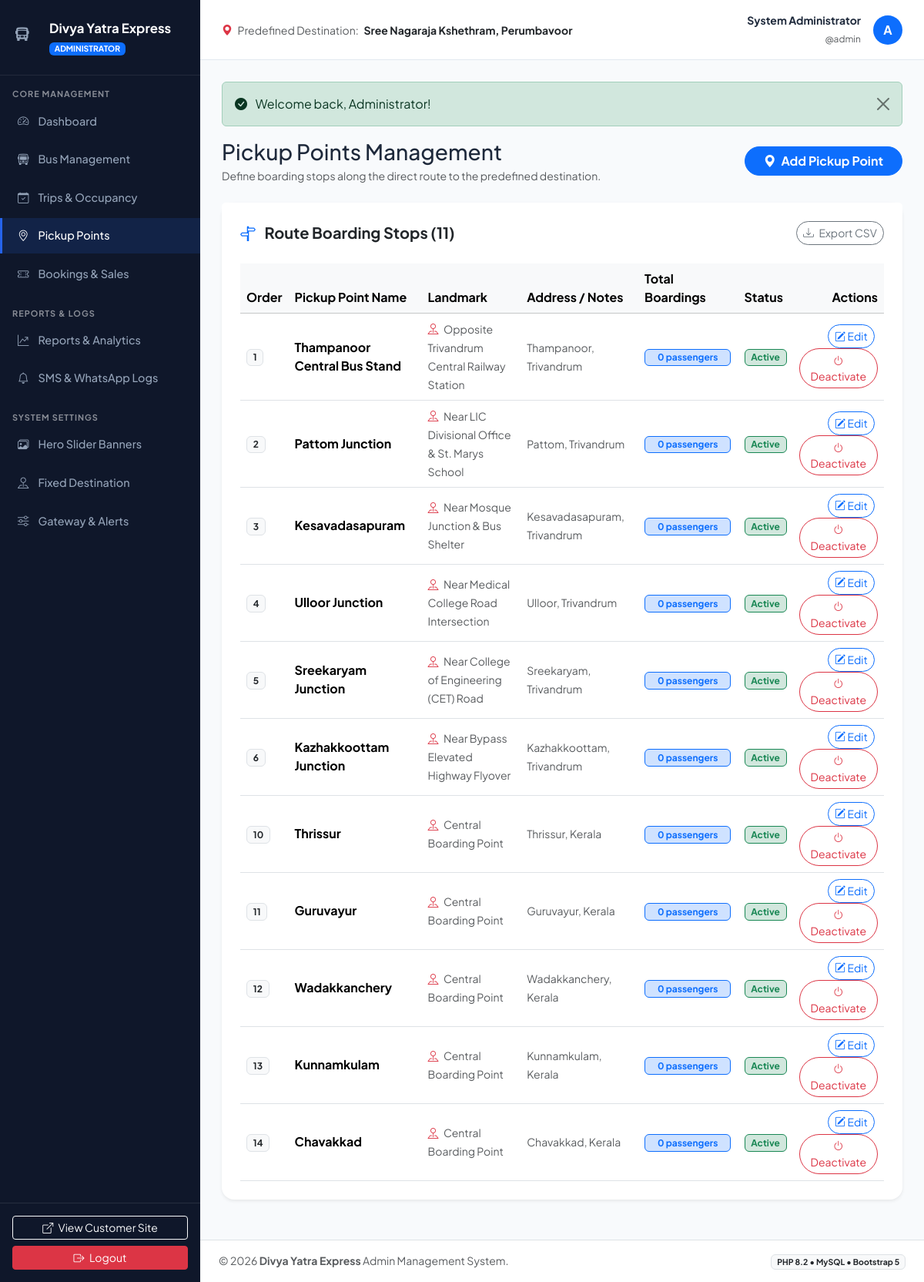
The app's page /admin/pickups.php (signed in) with its own data.
### tables this page shows
CREATE TABLE `settings` (
  `id` int(11) NOT NULL AUTO_INCREMENT,
  `destination_name` varchar(255) NOT NULL,
  `destination_landmark` varchar(255) DEFAULT NULL,
  `destination_address` text DEFAULT NULL,
  `destination_contact` varchar(50) DEFAULT NULL,
  `occupancy_threshold` decimal(5,2) NOT NULL DEFAULT 70.00,
  `admin_alert_phone` varchar(20) NOT NULL DEFAULT '+919876543210',
  `admin_alert_email` varchar(100) NOT NULL DEFAULT 'admin@busbooking.local',
  `payment_gateway_mode` enum('sandbox','live') NOT NULL DEFAULT 'sandbox',
  `razorpay_key_id` varchar(100) DEFAULT 'rzp_test_sampleKey123',
  `razorpay_key_secret` varchar(100) DEFAULT 'rzp_test_sampleSecret456',
  `notification_mode` enum('simulation','api') NOT NULL DEFAULT 'simulation',
  `sms_provider` varchar(50) NOT NULL DEFAULT 'simulation',
  `sms_api_key` varchar(255) DEFAULT NULL,
  `sms_sender_id` varchar(20) DEFAULT 'BUSTRV',
  `whatsapp_provider` varchar(50) NOT NULL DEFAULT 'simulation',
  `whatsapp_api_token` text DEFAULT NULL,
  `whatsapp_phone_number_id` varchar(100) DEFAULT NULL,
  `currency_symbol` varchar(10) NOT NULL DEFAULT '₹',
  `currency_code` varchar(10) NOT NULL DEFAULT 'INR',
  `updated_at` timestamp NOT NULL DEFAULT current_timestamp() ON UPDATE current_timestamp(),
  `hero_title` varchar(255) DEFAULT 'Divya Darshan Yatra to Sri Padmanabhaswamy Temple',
  `hero_subtitle` text DEFAULT NULL,
  `hero_badge_text` varchar(150) DEFAULT 'ॐ Om Namo Narayanaya • Sacred Temple Pilgrimage',
  `hero_image_url` varchar(255) DEFAULT NULL,
  `hero_btn_text` varchar(100) DEFAULT 'Explore Yatra Buses',
  `hero_btn_link` varchar(255) DEFAULT '#available-buses',
  `temple_darshan_info` text DEFAULT NULL,
  PRIMARY KEY (`id`)
);

CREATE TABLE `pickup_points` (
  `id` int(11) NOT NULL AUTO_INCREMENT,
  `name` varchar(150) NOT NULL,
  `landmark` varchar(255) DEFAULT NULL,
  `address` text DEFAULT NULL,
  `display_order` int(11) NOT NULL DEFAULT 0,
  `is_active` tinyint(1) NOT NULL DEFAULT 1,
  `created_at` timestamp NOT NULL DEFAULT current_timestamp(),
  PRIMARY KEY (`id`)
);

### config/config.php (called while the page is built, shortened)
<?php
function getSystemSettings() {
    static $settings = null;
    if ($settings === null) {
        try {
            $db = getDB();
            $stmt = $db->query("SELECT * FROM `settings` WHERE id = 1 LIMIT 1");
            $settings = $stmt->fetch();
        } catch (Exception $e) {
            $settings = [
                'destination_name' => 'Sri Padmanabhaswamy Mahakshetram, Trivandrum',
                'destination_landmark' => 'East Nada (Kizhakkekotta) Main Gopuram Arrival Bay',
                'destination_address' => 'West Nada, Fort, East Fort, Pazhavangadi, Thiruvananthapuram, Kerala 695023',
                'destination_contact' => '+91 94470 10808 / +91 98470 12345',
                'occupancy_threshold' => 70.00,
                'admin_alert_phone' => '+91 98765 43210',
                'admin_alert_email' => 'admin@busbooking.local',
                'payment_gateway_mode' => 'sandbox',
                'notification_mode' => 'simulation',
                'currency_symbol' => '₹',
                'currency_code' => 'INR'
            ];
        }
    }
    return $settings;
}
$GLOBALS['SETTINGS'] = getSystemSettings();

### includes/auth.php (called while the page is built, shortened)
<?php
require_once __DIR__ . '/../config/config.php';
require_once __DIR__ . '/functions.php';
class AuthService {
    public static function getAdmin() {
        return $_SESSION['admin'] ?? null;
    }
}

### includes/functions.php (called while the page is built, shortened)
<?php
require_once __DIR__ . '/../config/config.php';
function getFlash($type) {
    if (isset($_SESSION['flash'][$type])) {
        $msg = $_SESSION['flash'][$type];
        return $msg;
    }
    return null;
}
function hasFlash($type) {
    return isset($_SESSION['flash'][$type]);
}

### admin/pickups.php (the view, shortened to what this page needs)
<?php
require_once __DIR__ . '/includes/header.php';
$db = getDB();
$pickupPoints = $db->query("
    SELECT p.*,
           (SELECT COUNT(*) FROM `bookings` b WHERE b.pickup_point_id = p.id AND b.booking_status = 'confirmed') as total_boardings
    FROM `pickup_points` p
    ORDER BY p.display_order ASC, p.id ASC
")->fetchAll();
?>
<div class="d-flex justify-content-between align-items-center flex-wrap gap-3 mb-4">
    <div>
        <h3 class="fw-extrabold text-navy mb-1">Pickup Points Management</h3>
        <p class="text-muted small mb-0">Define boarding stops along the direct route to the predefined destination.</p>
    </div>
    <button type="button" class="btn btn-primary rounded-pill px-4 fw-bold" data-bs-toggle="modal" data-bs-target="#pickupModal">
        <i class="bi bi-geo-alt-fill me-1"></i> Add Pickup Point
    </button>
</div>
<div class="card border-0 shadow-sm rounded-4 mb-4">
    <div class="card-header bg-white border-0 pt-4 px-4 pb-0 d-flex justify-content-between align-items-center">
        <h5 class="fw-bold mb-0"><i class="bi bi-signpost-split text-primary me-2"></i> Route Boarding Stops (<?= count($pickupPoints) ?>)</h5>
        <button class="btn btn-sm btn-outline-secondary rounded-pill" onclick="exportTableToCSV('pickupTable', 'pickup_points.csv')">
            <i class="bi bi-download me-1"></i> Export CSV
        </button>
    </div>
    <div class="card-body p-4">
        <div class="table-responsive">
            <table class="table table-hover align-middle mb-0" id="pickupTable">
                <thead class="table-light">
                    <tr>
                        <th>Order</th>
                        <th>Pickup Point Name</th>
                        <th>Landmark</th>
                        <th>Address / Notes</th>
                        <th>Total Boardings</th>
                        <th>Status</th>
                        <th class="text-end no-export">Actions</th>
                    </tr>
                </thead>
                <tbody>
                    <?php if (empty($pickupPoints)): ?>
                        <tr><td colspan="7" class="text-center py-4 text-muted">No pickup points added yet.</td></tr>
                    <?php else: ?>
                        <?php foreach ($pickupPoints as $p): ?>
                            <tr>
                                <td><span class="badge bg-light text-dark border"><?= $p['display_order'] ?></span></td>
                                <td>
                                    <strong class="text-navy"><?= htmlspecialchars($p['name']) ?></strong>
                                </td>
                                <td>
                                    <span class="text-muted small"><i class="bi bi-pin-map me-1 text-danger"></i> <?= htmlspecialchars($p['landmark'] ?? 'N/A') ?></span>
                                </td>
                                <td>
                                    <span class="small text-muted"><?= htmlspecialchars($p['address'] ?? '-') ?></span>
                                </td>
                                <td>
                                    <span class="badge bg-primary-subtle text-primary border border-primary px-3"><?= $p['total_boardings'] ?> passengers</span>
                                </td>
                                <td>
                                    <?php if ($p['is_active']): ?>
                                        <span class="badge bg-success-subtle text-success border border-success">Active</span>
                                    <?php else: ?>
                                        <span class="badge bg-danger-subtle text-danger border border-danger">Inactive</span>
                                    <?php endif; ?>
                                </td>
                                <td class="text-end no-export">
                                    <button class="btn btn-sm btn-outline-primary rounded-pill me-1"
                                            onclick='openEditPickupModal(<?= json_encode($p) ?>)'>
                                        <i class="bi bi-pencil-square"></i> Edit
                                    </button>
                                    <form method="POST" class="d-inline">
                                        <?php if ($p['is_active']): ?>
                                            <button type="submit" class="btn btn-sm btn-outline-danger rounded-pill" title="Deactivate">
                                                <i class="bi bi-power"></i> Deactivate
                                            </button>
                                        <?php else: ?>
                                            <button type="submit" class="btn btn-sm btn-outline-success rounded-pill" title="Activate">
                                                <i class="bi bi-check2"></i> Activate
                                            </button>
                                        <?php endif; ?>
                                    </form>
                                </td>
                            </tr>
                        <?php endforeach; ?>
                    <?php endif; ?>
                </tbody>
            </table>
        </div>
    </div>
</div>
<?php require_once __DIR__ . '/includes/footer.php'; ?>

### admin/includes/header.php (shortened to what this page needs)
<?php
require_once __DIR__ . '/../../config/config.php';
require_once __DIR__ . '/../../includes/functions.php';
require_once __DIR__ . '/../../includes/auth.php';
$admin = AuthService::getAdmin();
$settings = getSystemSettings();
$currentPage = basename($_SERVER['PHP_SELF']);
?>
<!DOCTYPE html>
<html lang="en">
<head>
    <link href="https://cdn.jsdelivr.net/npm/bootstrap@5.3.3/dist/css/bootstrap.min.css" rel="stylesheet">
    <link href="https://cdn.jsdelivr.net/npm/bootstrap-icons@1.11.3/font/bootstrap-icons.min.css" rel="stylesheet">
    <link rel="stylesheet" href="<?= BASE_URL ?>/assets/css/admin.css">
</head>
<body class="admin-body">
<div class="admin-wrapper">
    <aside class="admin-sidebar" id="adminSidebar">
        <div class="admin-sidebar-brand d-flex align-items-center gap-2">
            <div class="brand-icon" style="width: 36px; height: 36px; font-size: 1.1rem;">
                <i class="bi bi-bus-front-fill"></i>
            </div>
            <div>
                <strong class="text-white d-block" style="font-size: 1.05rem;"><?= APP_NAME ?></strong>
                <span class="badge bg-primary text-uppercase" style="font-size: 0.65rem;">Administrator</span>
            </div>
        </div>
        <div class="py-3 d-flex flex-column gap-1 flex-grow-1 overflow-auto">
            <span class="px-3 text-uppercase text-white-50" style="font-size: 0.68rem; letter-spacing: 1px; font-weight: 700;">Core Management</span>
            <a href="<?= BASE_URL ?>/admin/index.php" class="admin-nav-item <?= ($currentPage == 'index.php') ? 'active' : '' ?>">
                <i class="bi bi-speedometer2"></i> Dashboard
            </a>
            <a href="<?= BASE_URL ?>/admin/buses.php" class="admin-nav-item <?= ($currentPage == 'buses.php') ? 'active' : '' ?>">
                <i class="bi bi-bus-front"></i> Bus Management
            </a>
            <a href="<?= BASE_URL ?>/admin/trips.php" class="admin-nav-item <?= ($currentPage == 'trips.php') ? 'active' : '' ?>">
                <i class="bi bi-calendar-check"></i> Trips & Occupancy
            </a>
            <a href="<?= BASE_URL ?>/admin/pickups.php" class="admin-nav-item <?= ($currentPage == 'pickups.php') ? 'active' : '' ?>">
                <i class="bi bi-geo-alt"></i> Pickup Points
            </a>
            <a href="<?= BASE_URL ?>/admin/bookings.php" class="admin-nav-item <?= ($currentPage == 'bookings.php') ? 'active' : '' ?>">
                <i class="bi bi-ticket-perforated"></i> Bookings & Sales
            </a>
            <span class="px-3 text-uppercase text-white-50 mt-3" style="font-size: 0.68rem; letter-spacing: 1px; font-weight: 700;">Reports & Logs</span>
            <a href="<?= BASE_URL ?>/admin/reports.php" class="admin-nav-item <?= ($currentPage == 'reports.php') ? 'active' : '' ?>">
                <i class="bi bi-graph-up-arrow"></i> Reports & Analytics
            </a>
            <a href="<?= BASE_URL ?>/admin/notifications.php" class="admin-nav-item <?= ($currentPage == 'notifications.php') ? 'active' : '' ?>">
                <i class="bi bi-bell"></i> SMS & WhatsApp Logs
            </a>
            <span class="px-3 text-uppercase text-white-50 mt-3" style="font-size: 0.68rem; letter-spacing: 1px; font-weight: 700;">System Settings</span>
            <a href="<?= BASE_URL ?>/admin/banners.php" class="admin-nav-item <?= ($currentPage == 'banners.php') ? 'active' : '' ?>">
                <i class="bi bi-images"></i> Hero Slider Banners
            </a>
            <a href="<?= BASE_URL ?>/admin/destination.php" class="admin-nav-item <?= ($currentPage == 'destination.php') ? 'active' : '' ?>">
                <i class="bi bi-pin-map"></i> Fixed Destination
            </a>
            <a href="<?= BASE_URL ?>/admin/settings.php" class="admin-nav-item <?= ($currentPage == 'settings.php') ? 'active' : '' ?>">
                <i class="bi bi-sliders"></i> Gateway & Alerts
            </a>
        </div>
        <div class="p-3 border-top border-secondary border-opacity-25 mt-auto">
            <a href="<?= BASE_URL ?>/index.php" target="_blank" class="btn btn-sm btn-outline-light w-100 mb-2">
                <i class="bi bi-box-arrow-up-right me-1"></i> View Customer Site
            </a>
            <a href="<?= BASE_URL ?>/admin/logout.php" class="btn btn-sm btn-danger w-100">
                <i class="bi bi-box-arrow-right me-1"></i> Logout
            </a>
        </div>
    </aside>
    <div class="admin-main">
        <header class="admin-topbar d-flex justify-content-between align-items-center">
            <div class="d-flex align-items-center gap-3">
                <div class="d-none d-md-block">
                    <span class="text-muted small"><i class="bi bi-geo-alt-fill text-danger me-1"></i> Predefined Destination:</span>
                    <strong class="text-dark small ms-1"><?= htmlspecialchars($settings['destination_name']) ?></strong>
                </div>
            </div>
            <div class="d-flex align-items-center gap-3">
                <div class="text-end d-none d-sm-block">
                    <strong class="d-block small"><?= htmlspecialchars($admin['name']) ?></strong>
                    <span class="text-muted" style="font-size: 0.75rem;">@<?= htmlspecialchars($admin['username']) ?></span>
                </div>
                <div class="avatar bg-primary text-white rounded-circle d-flex align-items-center justify-content-center fw-bold" style="width: 38px; height: 38px;">
                    <?= strtoupper(substr($admin['username'], 0, 1)) ?>
                </div>
            </div>
        </header>
        <main class="admin-content">
            <?php if (hasFlash('success')): ?>
                <div class="alert alert-success alert-dismissible fade show" role="alert">
                    <i class="bi bi-check-circle-fill me-2"></i> <?= htmlspecialchars(getFlash('success')) ?>
                    <button type="button" class="btn-close" data-bs-dismiss="alert"></button>
                </div>
            <?php endif; ?>

### assets/css/admin.css (style rules this page uses)
:root { --admin-sidebar-bg: #0f172a; --admin-sidebar-hover: #1e293b; --admin-sidebar-active: #2563eb; --admin-content-bg: #f8fafc; }
body.admin-body { background-color: var(--admin-content-bg); font-family: 'Plus Jakarta Sans', system-ui, sans-serif; color: #1e293b; }
.admin-wrapper { display: flex; min-height: 100vh; }
.admin-sidebar { width: 260px; background-color: var(--admin-sidebar-bg); color: #94a3b8; flex-shrink: 0; transition: all 0.3s ease; display: flex; flex-direction: column; }
.admin-sidebar-brand { padding: 1.5rem 1.25rem; border-bottom: 1px solid rgba(255, 255, 255, 0.08); }
.admin-nav-item { padding: 0.75rem 1.25rem; display: flex; align-items: center; gap: 0.75rem; color: #94a3b8; text-decoration: none; font-size: 0.9rem; font-weight: 500; transition: all 0.2s; border-left: 3px solid transparent; }
.admin-nav-item.active { color: #fff; background-color: rgba(37, 99, 235, 0.15); border-left-color: var(--admin-sidebar-active); }
.admin-main { flex: 1; display: flex; flex-direction: column; min-width: 0; }
.admin-topbar { background-color: #fff; border-bottom: 1px solid #e2e8f0; padding: 1rem 1.75rem; }
.admin-content { padding: 1.75rem; flex: 1; }

### records on screen
settings: destination_name "Sree Nagaraja Kshethram, Perumbavoor"
pickup_points: display_order "1", name "Thampanoor Central Bus Stand", landmark "Opposite Trivandrum Central Railway Station", address "Thampanoor, Trivandrum", total_boardings "0", is_active "Active"
pickup_points: display_order "2", name "Pattom Junction", landmark "Near LIC Divisional Office & St. Marys School", address "Pattom, Trivandrum", total_boardings "0", is_active "Active"
pickup_points: display_order "3", name "Kesavadasapuram", landmark "Near Mosque Junction & Bus Shelter", address "Kesavadasapuram, Trivandrum", total_boardings "0", is_active "Active"
pickup_points: display_order "4", name "Ulloor Junction", landmark "Near Medical College Road Intersection", address "Ulloor, Trivandrum", total_boardings "0", is_active "Active"
pickup_points: display_order "5", name "Sreekaryam Junction", landmark "Near College of Engineering (CET) Road", address "Sreekaryam, Trivandrum", total_boardings "0", is_active "Active"
pickup_points: display_order "6", name "Kazhakkoottam Junction", landmark "Near Bypass Elevated Highway Flyover", address "Kazhakkoottam, Trivandrum", total_boardings "0", is_active "Active"
pickup_points: display_order "10", name "Thrissur", landmark "Central Boarding Point", address "Thrissur, Kerala", total_boardings "0", is_active "Active"
pickup_points: display_order "11", name "Guruvayur", landmark "Central Boarding Point", address "Guruvayur, Kerala", total_boardings "0", is_active "Active"
pickup_points: display_order "12", name "Wadakkanchery", landmark "Central Boarding Point", address "Wadakkanchery, Kerala", total_boardings "0", is_active "Active"
pickup_points: display_order "13", name "Kunnamkulam", landmark "Central Boarding Point", address "Kunnamkulam, Kerala", total_boardings "0", is_active "Active"
pickup_points: display_order "14", name "Chavakkad", landmark "Central Boarding Point", address "Chavakkad, Kerala", total_boardings "0", is_active "Active"

### other values on screen
APP_NAME "Divya Yatra Express"
$admin['name'] "System Administrator"
$admin['username'] "admin"
substr($admin['username'], 0, 1) "A"
getFlash('success') "Welcome back, Administrator!"
count($pickupPoints) "11"
